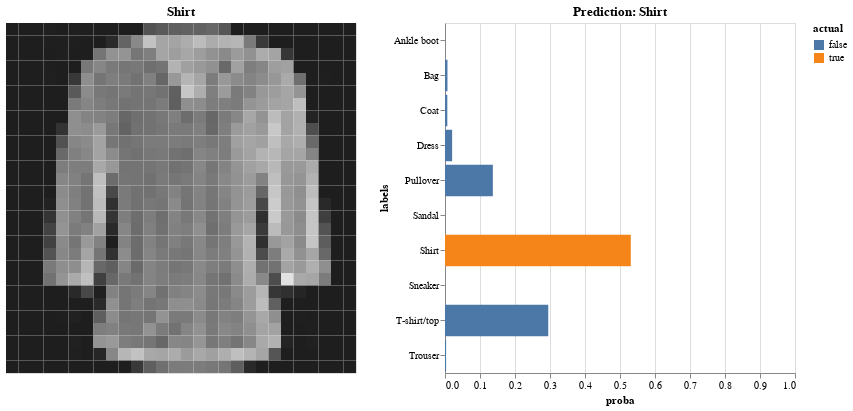

Notebook code for this chart:
### Code cell
vis.imshow(x_test[i], labels[y_test[i]]) | vis.predict(proba_conv[i], y_test[i], labels)

### Figure 1 — Vega-Lite specification as saved in the notebook (floating-point values rounded to 4 significant figures; data arrays with more than 128 entries replaced by an {"elided": "..."} marker saying what was removed)
{"$schema": "https://vega.github.io/schema/vega-lite/v2.4.3.json", "config": {"view": {"height": 300, "width": 400}}, "hconcat": [{"data": {"values": {"elided": "784 records"}}, "encoding": {"color": {"field": "value", "legend": null, "scale": {"scheme": "greys"}, "sort": "descending", "type": "quantitative"}, "tooltip": [{"field": "value", "type": "quantitative"}], "x": {"axis": null, "field": "w", "type": "nominal"}, "y": {"axis": null, "field": "h", "type": "nominal"}}, "height": 350, "mark": "rect", "title": "Shirt", "width": 350}, {"data": {"values": [{"actual": false, "labels": "T-shirt/top", "proba": 0.295}, {"actual": false, "labels": "Trouser", "proba": 0.003145}, {"actual": false, "labels": "Pullover", "proba": 0.1368}, {"actual": false, "labels": "Dress", "proba": 0.02036}, {"actual": false, "labels": "Coat", "proba": 0.006635}, {"actual": false, "labels": "Sandal", "proba": 4.218e-05}, {"actual": true, "labels": "Shirt", "proba": 0.5309}, {"actual": false, "labels": "Sneaker", "proba": 1.576e-05}, {"actual": false, "labels": "Bag", "proba": 0.007065}, {"actual": false, "labels": "Ankle boot", "proba": 8.092e-05}]}, "encoding": {"color": {"field": "actual", "type": "nominal"}, "tooltip": [{"field": "proba", "type": "quantitative"}], "x": {"field": "proba", "scale": {"domain": [0, 1]}, "type": "quantitative"}, "y": {"field": "labels", "type": "nominal"}}, "height": 350, "mark": "bar", "title": "Prediction: Shirt", "width": 350}]}
